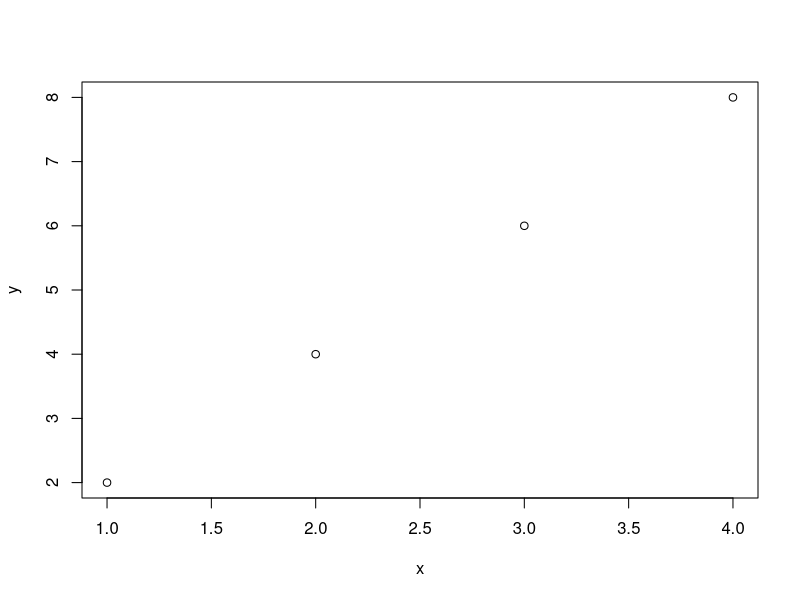

Reproduce this figure in R.
## ---- chunk 1
f_x = function(x){
  f_x = 2*x # função
  return(f_x)
}

x = c(1,2,3,4)
(y = f_x(x))
plot(x,y)
## ---- chunk 2
formals(f_x)
body(f_x)
environment(f_x)
attr(f_x, "srcref")
## ---- chunk 3
media = function(x){
  media_x = sum(x)/length(x)
  return(media_x)
}
y = sample(1:100,20,replace=T)
media(y)
mean(y)
## ---- chunk 4
dia_semana <- function(numero_dia) {
  dia <- switch(
    numero_dia,
    "1" = "Domingo",
    "2" = "Segunda-feira",
    "3" = "Terça-feira",
    "4" = "Quarta-feira",
    "5" = "Quinta-feira",
    "6" = "Sexta-feira",
    "7" = "Sábado"
  )
  return(cat("O dia correspondente ao número", numero_dia, "é", dia, "\n"))
}
dia_semana(2)
## ---- chunk 5
media_ponderada <- function(valores,pesos,...) {
  # Calcula a média ponderada
  resultado <- sum(valores * pesos,...) / sum(pesos,...)
  return(resultado)
}
media_ponderada(c(1,2,NA),c(1,2,3))
media_ponderada(c(1,2,NA),c(1,2,3),na.rm=T)
## ---- chunk 6

media_ponderada <- function(x,peso=c(1,1,1),...)return(sum(peso*x,...)/sum(peso,...))


media_ponderada(c(1,2,3)) # o nome da função vem antes de seus argumento
## ---- chunk 7
#| echo: false
2-3 ; 2+3 ; 2*3; 2/3 # os operadores estão entre dois argumentos
## ---- chunk 8
x <- c(1,2,3,4,5)
6 %in% x # o número 6 pertence ao conjuto x?
x <- c(1,2,3,4,5)
2 %in% x # o número 2 pertence ao conjuto x?
## ---- chunk 9
mat1 = matrix(c(1,2,3,4),2,2)
mat2 = matrix(c(1,2,3,4),2,2)
mat1 %*% mat2 # multiplicação de matriz
## ---- chunk 10
`%+%` <- function(a, b) paste(a, b,sep="-")
"new " %+% "string"
## ---- chunk 11
require(magrittr) # pacote para usar %>%
x <- c(1,2,3,4)
desvio_padrao = sqrt( var(x) )
desvio_padrao = var(x) %>% sqrt()
desvio_padrao = var(x) |> sqrt() # pacote base
## ---- chunk 12
1:5 %>% {(. + 1) / 2} # 1:5 são utilizados no lugar do ponto
## ---- chunk 13
x = c(1,2,3,4)
names(x) <- paste0("n",1:length(x))
x
## ---- chunk 14
"replace_second<-" = function(x,value){
  x[2] <- value
  x
}
x = c(1,2,3,4)
replace_second(x) <- 0L
x
## ---- chunk 15
'modify<-' <- function(x, position, value) {
  x[position] <- value
  x
}
x = 1:5
modify(x, 1) <- 2 # value=2
x
## ---- chunk 16
calcular_media <- function(x) {
  if (length(x) == 0) {
    stop("Erro: O vetor está vazio.")
  }
  if (is.numeric(x) == F) {
    stop("Erro: vetor deve ser do tipo numérico")
  }
  return(mean(x))
}
calcular_media(1:4)
## ---- chunk 17
calcular_raiz_quadrada <- function(x) {
  if (any(x < 0)) {
    warning("Alguns valores são negativos. A raiz quadrada de números negativos será tratada como NaN.")
  }
  return(sqrt(x))
}

# Exemplo de uso
resultado <- calcular_raiz_quadrada(c(4, -9, 16))
print(resultado)

## ---- chunk 18
calcular_cubo <- function(x) {
  message("Calculando o cubo dos valores.")
  return(x^3)
}

# Exemplo de uso
resultado <- calcular_cubo(c(2, 3, 4))
print(resultado)
## ---- chunk 19
x = c()
mean(x)
resultado <- try(mean(), silent = TRUE)
resultado
if (inherits(resultado, "try-error")) { # verifica se o objeto resultado é da classe "try-error
    cat("Erro: Ocorreu um problema ao calcular a média.\n")}
## ---- chunk 20
#| warning: true
x = c()
mean(x)
suppressWarnings(mean(x))
## ---- chunk 21
calcular_cubo <- function(x) {
  message("Calculando o cubo dos valores.")
  return(x^3)
}

# Exemplo de uso
resultado <- suppressMessages(calcular_cubo(c(2, 3, 4)))
resultado
